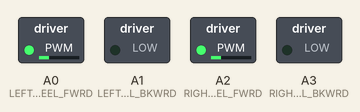
This sketch was run on a simulated Arduino Nano 33 BLE. Shown: switched loads named in the sketch (green lamp = pin HIGH).

Above: at 0.1 s.
At 10.1 s:
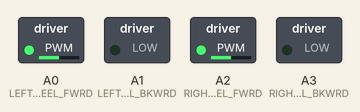
At 20.1 s:
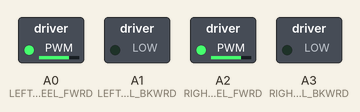
At 30.1 s:
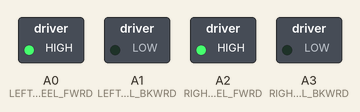
Timing chart, 0 to 31.6 s (numbered marks = the images above):
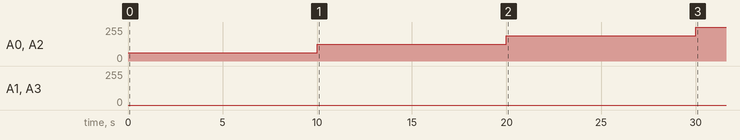

Measured:
- by itself, A0 (LEFTWHEEL_FWRD), A2 (RIGHTWHEEL_FWRD): 0/255 → 63/255 at 0.00 s, → 127/255 10.0 s later, → 191/255 10.0 s later, → 255/255 10.0 s later

The sketch:

PWM_POC_B1_2.ino
```cpp
#include <Arduino.h>
#include <stdio.h>
#include <stdlib.h>
#include <math.h>
#include "Arduino_BMI270_BMM150.h"


#define MAXPWM 255
#define BAUD 115200
#define PCT25 0.25
#define PCT50 0.50
#define PCT75 0.75
#define WAITTIME 10
#define LEFTWHEEL_FWRD    A0
#define LEFTWHEEL_BKWRD   A1
#define RIGHTWHEEL_FWRD   A2
#define RIGHTWHEEL_BKWRD  A3

void PWMfwrd(float scaleFactor);
void PWMbkwrd(float scaleFactor);
void task1();
void task2();
unsigned long secToMs(unsigned long sec);

void setup() {

  pinMode(LEFTWHEEL_FWRD, OUTPUT);
  pinMode(LEFTWHEEL_BKWRD,  OUTPUT);

  pinMode(RIGHTWHEEL_FWRD,  OUTPUT);
  pinMode(RIGHTWHEEL_BKWRD,  OUTPUT);

}

void loop() {
  // PWM Outputs
  //PWMOutput();

  task1();
  task2();

}
unsigned long secToMs(unsigned long sec)
{
  return 1000*sec;
}

void task1() {
  // TASK 1 - Drive both motors same dirn/time (25%,50%,75%,100%)

  //////////////
  // FORWARD ///
  //////////////
  //Left motor - 25%
  analogWrite(LEFTWHEEL_FWRD,  MAXPWM*PCT25);
  analogWrite(LEFTWHEEL_BKWRD,   0);
  //Right Motor
  analogWrite(RIGHTWHEEL_FWRD,   MAXPWM*PCT25);
  analogWrite(RIGHTWHEEL_BKWRD,   0);
  delay(secToMs(WAITTIME));
  //Left motor
  analogWrite(LEFTWHEEL_FWRD,  MAXPWM*PCT50);
  analogWrite(LEFTWHEEL_BKWRD,   0);
  //Right Motor
  analogWrite(RIGHTWHEEL_FWRD,   MAXPWM*PCT50);
  analogWrite(RIGHTWHEEL_BKWRD,   0);
  delay(secToMs(WAITTIME));
  //Left motor
  analogWrite(LEFTWHEEL_FWRD,  MAXPWM*PCT75);
  analogWrite(LEFTWHEEL_BKWRD,   0);
  //Right Motor
  analogWrite(RIGHTWHEEL_FWRD,   MAXPWM*PCT75);
  analogWrite(RIGHTWHEEL_BKWRD,   0);
  delay(secToMs(WAITTIME));
  //Left motor
  analogWrite(LEFTWHEEL_FWRD,  MAXPWM);
  analogWrite(LEFTWHEEL_BKWRD,   0);
  //Right Motor
  analogWrite(RIGHTWHEEL_FWRD,   MAXPWM);
  analogWrite(RIGHTWHEEL_BKWRD,   0);
  delay(secToMs(WAITTIME));

  //////////////
  // BACKWARD //
  //////////////
  analogWrite(LEFTWHEEL_FWRD,  0);
  analogWrite(LEFTWHEEL_BKWRD,   MAXPWM*PCT25);
  //Right Motor
  analogWrite(RIGHTWHEEL_FWRD,   0);
  analogWrite(RIGHTWHEEL_BKWRD,   MAXPWM*PCT25);
  delay(secToMs(WAITTIME));
  //Left motor
  analogWrite(LEFTWHEEL_FWRD,  0);
  analogWrite(LEFTWHEEL_BKWRD,   MAXPWM*PCT75);
  //Right Motor
  analogWrite(RIGHTWHEEL_FWRD,   0);
  analogWrite(RIGHTWHEEL_BKWRD,   MAXPWM*PCT75);
  delay(secToMs(WAITTIME));

}

void task2() {
  // TASK 2 - 25%, 75% Both opposite dirn
  //Left motor - 25% - forward
  analogWrite(LEFTWHEEL_FWRD,  MAXPWM*PCT25);
  analogWrite(LEFTWHEEL_BKWRD,   0);
  //Right motor - 25% - backwards
  analogWrite(RIGHTWHEEL_FWRD,   0);
  analogWrite(RIGHTWHEEL_BKWRD,   MAXPWM*PCT25);
  delay(secToMs(WAITTIME));

  //Left motor - 25% - backwards
  analogWrite(LEFTWHEEL_FWRD,  0);
  analogWrite(LEFTWHEEL_BKWRD,   MAXPWM*PCT25);
  //Right motor - 25% - forwards
  analogWrite(RIGHTWHEEL_FWRD,   MAXPWM*PCT25);
  analogWrite(RIGHTWHEEL_BKWRD,   0);
  delay(secToMs(WAITTIME));

  //Left motor - 75%  - forward
  analogWrite(LEFTWHEEL_FWRD,  MAXPWM*PCT75);
  analogWrite(LEFTWHEEL_BKWRD,   0);
  //Right motor - 75% - backwards
  analogWrite(RIGHTWHEEL_FWRD,   0);
  analogWrite(RIGHTWHEEL_BKWRD,   MAXPWM*PCT75);
  delay(secToMs(WAITTIME));

  //Left motor - 75%  - forward
  analogWrite(LEFTWHEEL_FWRD,  0);
  analogWrite(LEFTWHEEL_BKWRD,   MAXPWM*PCT75);
  //Right motor - 75% - backwards
  analogWrite(RIGHTWHEEL_FWRD,   MAXPWM*PCT75);
  analogWrite(RIGHTWHEEL_BKWRD,   0);
  delay(secToMs(WAITTIME));
}
```
